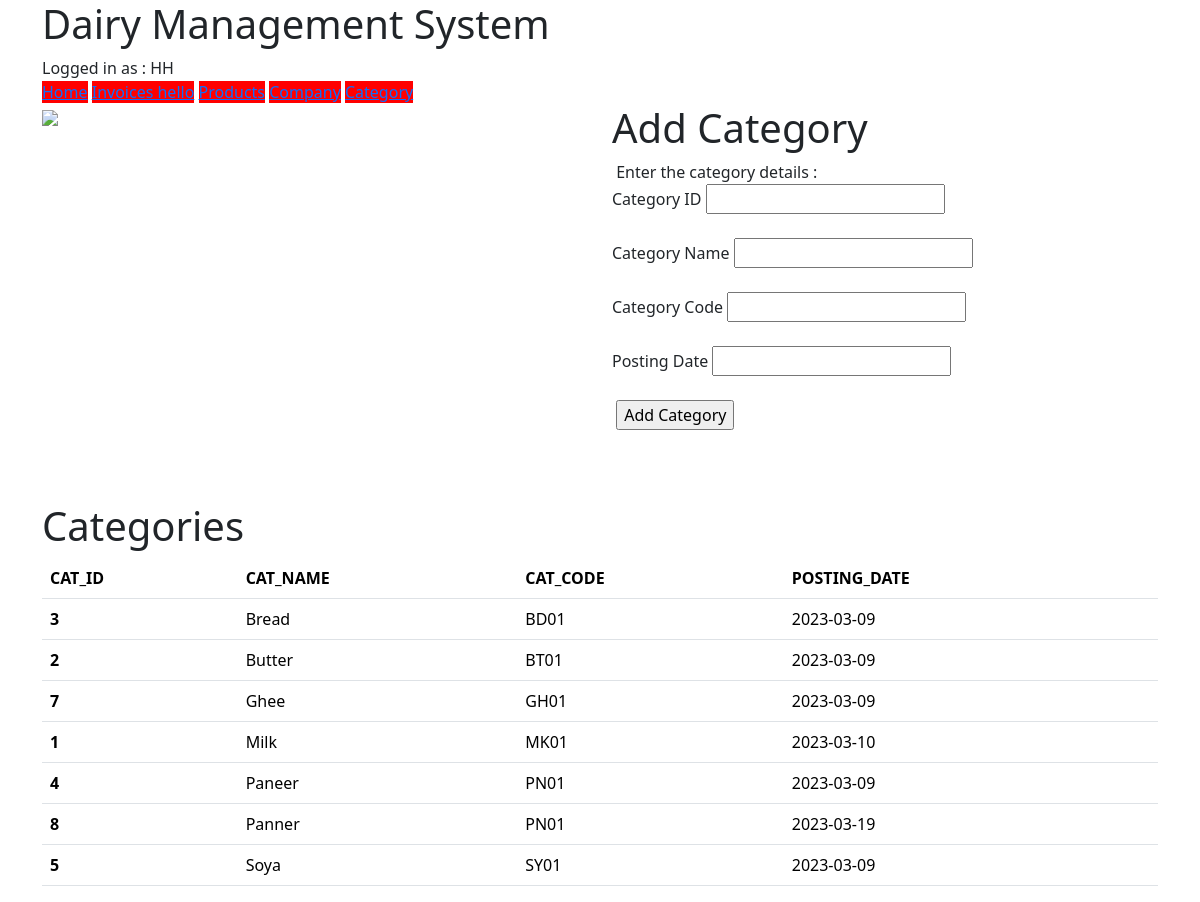
The page /Dairy/category.php (signed in) on the database its author committed.
### tables this page shows
CREATE TABLE `category` (
  `CAT_ID` int(11) NOT NULL,
  `CAT_NAME` varchar(32) NOT NULL,
  `CAT_CODE` varchar(32) NOT NULL,
  `POSTING_DATE` varchar(16) NOT NULL
);

### Dairy/functions.php (called while the page is built, shortened)
<?php
    $dbname = 'Dairy';
    $hostname = 'localhost';
    $username = 'root';
    $password = '';
    $connection = new mysqli($hostname,$username,$password,$dbname);
    function queryMysql($query)
    {
        global $connection;
        $result = $connection->query($query);
        return $result;
    }
?>

### Dairy/category.php (the view, shortened to what this page needs)
<?php
    require_once 'header.php';
    $error = $cid = $cname = $ccode = $pdate = '';
    echo <<<_END
    <div class='row'>
        <div class='col-6'>
            <img src ='https://images.unsplash.com/photo-1605106702734-205df224ecce?ixlib=rb-4.0.3&ixid=M3wxMjA3fDB8MHxzZWFyY2h8NHx8cGF0dGVybnN8ZW58MHx8MHx8fDA%3D&w=1000&q=80' width='100%' >
        </div>
        <div class='col-6'>
            <h1>Add Category</h1>
            <form method='post' action='company.php'>$error
            <div data-role='fieldcontain'>
            <label></label>
            Enter the category details :
            </div>
            <div data-role='fieldcontain'>
            <label>Category ID</label>
            <input type='text' maxlength='16' name='cid' value='$cid'
            onBlur='checkUser(this)'>
            </div><br>
            <div data-role='fieldcontain'>
            <label>Category Name</label>
            <input type='text' maxlength='16' name='cname' value='$cname'
            onBlur='checkUser(this)'>
            </div><br>
            <div data-role='fieldcontain'>
            <label>Category Code</label>
            <input type='text' maxlength='16' name='ccode' value='$ccode'
            onBlur='checkUser(this)'>
            </div><br>
            <div data-role='fieldcontain'>
            <label>Posting Date</label>
            <input type='text' maxlength='16' name='pdate' value='$pdate'
            onBlur='checkUser(this)'>
            </div><br>
            <div data-role='fieldcontain' >
                <label></label>
                 <input data-transition='slide' type='submit' value='Add Category'>
            </div>
            </form>
        </div>
        </div>
_END;
$result = queryMysql("SELECT * FROM CATEGORY");
    echo <<<_END
    <br><br><br>
    <div class='row'>
    <div class='col-12'>
    <h1>Categories</h1>
        <table class="table">
            <thead class="thead-dark">
            <tr>
                <th scope='col'>CAT_ID</th>
                <th scope='col'>CAT_NAME</th>
                <th scope='col'>CAT_CODE</th>
                <th scope='col'>POSTING_DATE</th>
            </tr>
        </thead>
        <tbody>
_END;
while($row = $result->fetch_assoc())
{
    echo "<tr><th scope=\"row\">".$row['CAT_ID']."</th><td>".$row['CAT_NAME']."</td><td>".$row['CAT_CODE']."</tf><td>".$row['POSTING_DATE']."</td></tr>";
}
echo "</tbody></table></div></div></div></html>"
?>

### Dairy/header.php (shortened to what this page needs)
<?php
    echo <<<_INIT
    <!DOCTYPE html>
    <html>
        <head>
        <link href="https://cdn.jsdelivr.net/npm/bootstrap@5.3.1/dist/css/bootstrap.min.css" rel="stylesheet">
        <style>
                a
                {
                    background-color:red;
                }
        </style>
_INIT;
    require_once    'functions.php';
    $user = 'Guest';
    $userstr = '';
    if(isset($_SESSION['user']))
    {
        $user = $_SESSION['user'];
        $loggedin = TRUE;
        $userstr  = "Logged in as : $user";
    }
    else
    {
        $loggedin = FALSE;
    }
    echo <<<_MAIN
        <title>Dairy Management</title>
    </head>
    <body>
    <div class='container'>
        <div class='row'>
            <div class='col-12'>
                    <h1>Dairy Management System</h1>
                    <div class='username'>$userstr</div>
            </div>
        </div>
_MAIN;
    if($loggedin)
    {
        echo <<<_LOGGEDIN
        <div class='row'>
            <div class='header '>
                <a href='home.php?view=$user'>Home</a>
                <a href='invoice.php?view=$user'>Invoices   hello</a>
                <a href='product.php?view=$user'>Products</a>
                <a href='company.php?view=$user'>Company</a>
                <a href='category.php?view=$user'>Category</a>
            </div>
        </div>
_LOGGEDIN;
    }

### Dairy/header.php (style rules this page uses)
a { background-color:red; }

### rows shown on the page
category: CAT_ID "3", CAT_NAME "Bread", CAT_CODE "BD01", POSTING_DATE "2023-03-09"
category: CAT_ID "2", CAT_NAME "Butter", CAT_CODE "BT01", POSTING_DATE "2023-03-09"
category: CAT_ID "7", CAT_NAME "Ghee", CAT_CODE "GH01", POSTING_DATE "2023-03-09"
category: CAT_ID "1", CAT_NAME "Milk", CAT_CODE "MK01", POSTING_DATE "2023-03-10"
category: CAT_ID "4", CAT_NAME "Paneer", CAT_CODE "PN01", POSTING_DATE "2023-03-09"
category: CAT_ID "8", CAT_NAME "Panner", CAT_CODE "PN01", POSTING_DATE "2023-03-19"
category: CAT_ID "5", CAT_NAME "Soya", CAT_CODE "SY01", POSTING_DATE "2023-03-09"

### other values the page prints
$userstr "Logged in as : HH"
